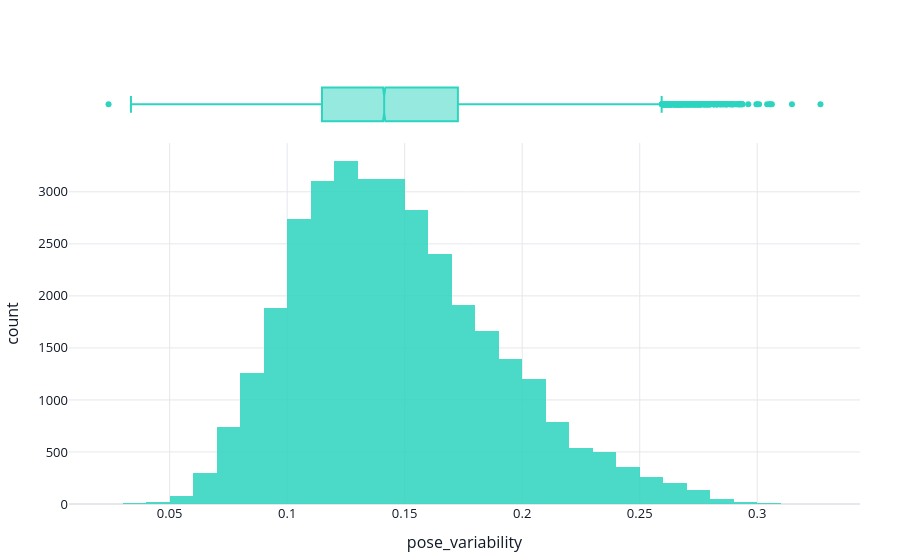

The cell this chart's notebook holds for it:
### Markdown cell above
### 2.6.3 Hand Pose Variability (Gesture Complexity)

### Code cell
df['pose_variability'] = np.sqrt(
    df[[f'x{i}' for i in range(21)]].var(axis=1) +
    df[[f'y{i}' for i in range(21)]].var(axis=1)
)

fig = px.histogram(
    df,
    x='pose_variability',
    nbins=60,
    color_discrete_sequence=[MINT],
    marginal='box',
    opacity=0.85,
)

fig.update_layout(**plotly_layout)
fig.show()

### Figure 1 — Plotly figure (JSON) as saved in the notebook; plotly's stock layout.template omitted (floating-point values rounded to 4 significant figures; data arrays with more than 128 entries replaced by an {"elided": "..."} marker saying what was removed)
{"data": [{"bingroup": "x", "hovertemplate": "pose_variability=%{x}<br>count=%{y}<extra></extra>", "legendgroup": "", "marker": {"color": "#2DD4BF", "opacity": 0.85, "pattern": {"shape": ""}}, "name": "", "nbinsx": 60, "orientation": "v", "showlegend": false, "type": "histogram", "x": {"elided": "33892 float values"}, "xaxis": "x", "yaxis": "y"}, {"hovertemplate": "pose_variability=%{x}<extra></extra>", "legendgroup": "", "marker": {"color": "#2DD4BF"}, "name": "", "notched": true, "showlegend": false, "type": "box", "x": {"elided": "33892 float values"}, "xaxis": "x2", "yaxis": "y2"}], "layout": {"barmode": "relative", "font": {"color": "#111827", "size": 13}, "legend": {"tracegroupgap": 0}, "margin": {"b": 50, "l": 50, "r": 40, "t": 70}, "paper_bgcolor": "#FFFFFF", "plot_bgcolor": "#FFFFFF", "title": {"font": {"color": "#111827", "size": 22}}, "xaxis": {"anchor": "y", "domain": [0, 1], "gridcolor": "#E5E7EB", "title": {"text": "pose_variability"}, "zerolinecolor": "#E5E7EB"}, "xaxis2": {"anchor": "y2", "domain": [0, 1], "matches": "x", "showgrid": true, "showticklabels": false}, "yaxis": {"anchor": "x", "domain": [0, 0.8316], "gridcolor": "#E5E7EB", "title": {"text": "count"}, "zerolinecolor": "#E5E7EB"}, "yaxis2": {"anchor": "x2", "domain": [0.8416, 1], "matches": "y2", "showgrid": false, "showline": false, "showticklabels": false, "ticks": ""}}}
